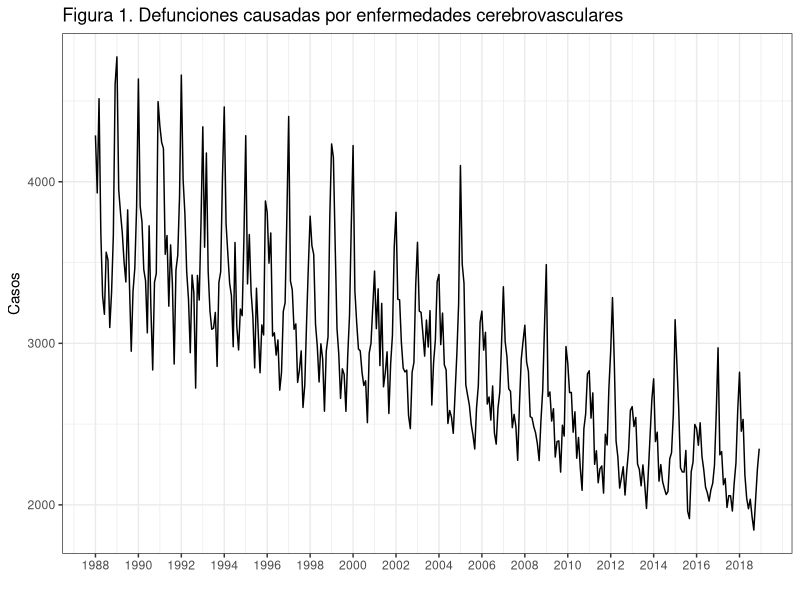
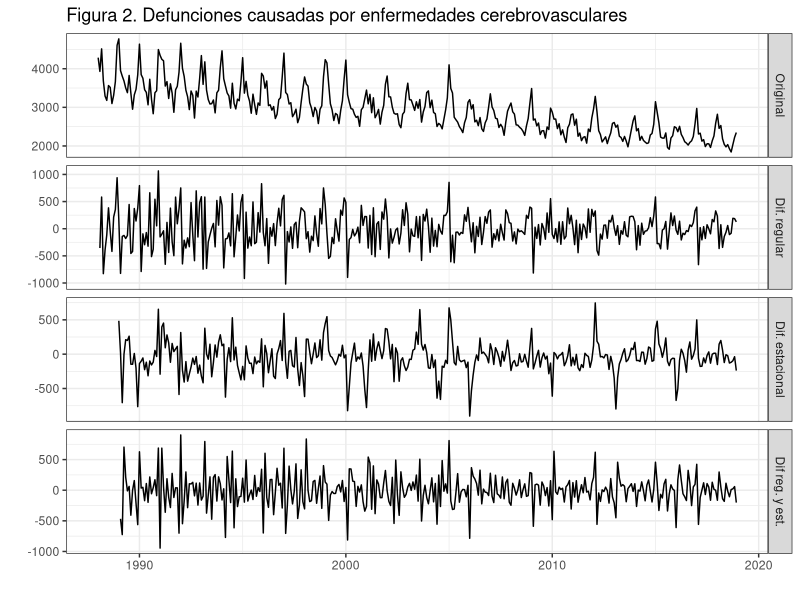
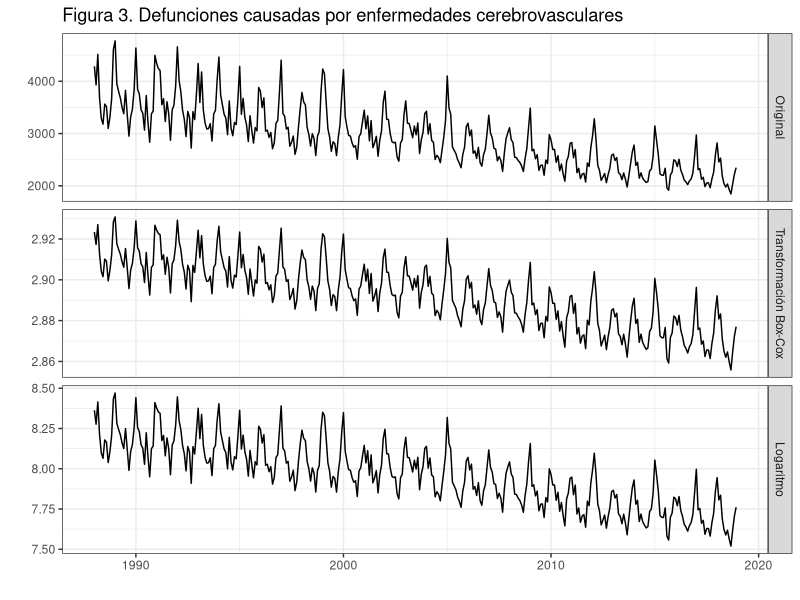
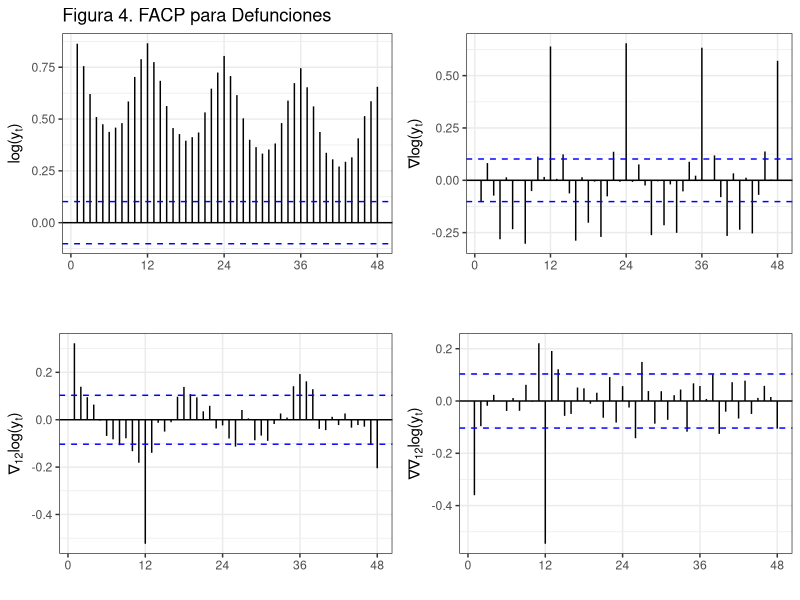
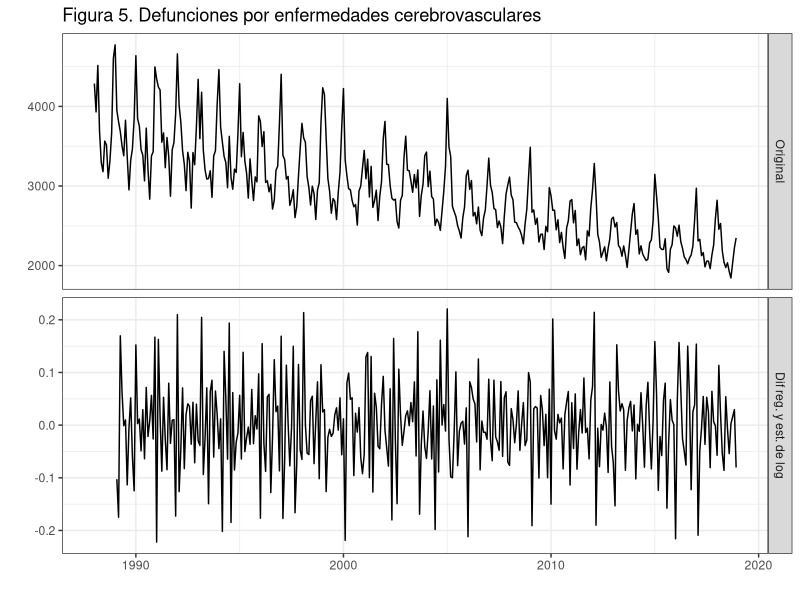
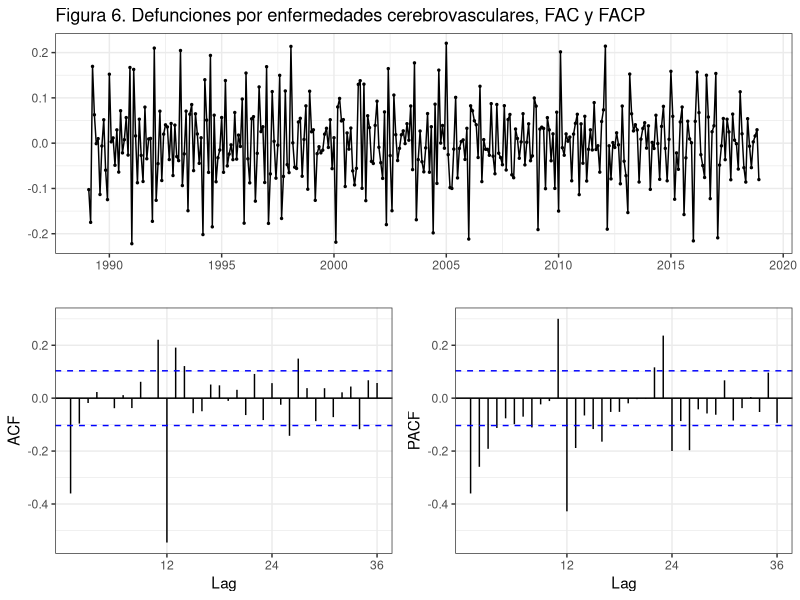
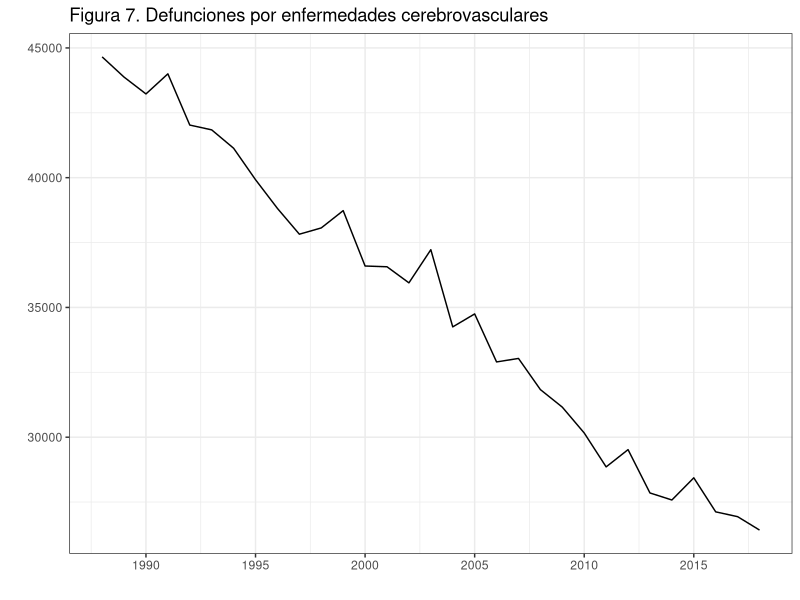

Recreate these plots in R, in order.
## ---- chunk 1
knitr::opts_chunk$set(warning = FALSE, 
                      message = FALSE, 
                      comment = "",
                      fig.align = "center", 
                      fig.show = "hold",
                      fig.height = 4,
                      fig.width = 8,
                      out.width = "80%") 
## ---- chunk 2
options(scipen = 999) #- para quitar la notacion cientifica
## ---- chunk 3
library("RColorBrewer")
library(forecast)
library(ggplot2); theme_set(theme_bw())
library(gridExtra)
library(grid)
library(urca)
## ---- chunk 4
DefEnfCer <- read.csv2("./series/Enfermedades cerebrovasculares.csv", header = TRUE)
DefEnfCer <- ts(DefEnfCer[,2], start = 1980, frequency = 12)
DefEnfCer <- window(DefEnfCer, start = 1988)

autoplot(DefEnfCer,
         xlab = "",
         ylab = "Casos",
         main = "Figura 1. Defunciones causadas por enfermedades cerebrovasculares") +
  scale_x_continuous(breaks= seq(1980, 2018, 2)) 
## ---- chunk 5
series <- cbind("Original" =  DefEnfCer,
                "Dif. regular" = diff(DefEnfCer),
                "Dif. estacional" = diff(DefEnfCer, lag = 12),
                "Dif reg. y est." = diff(diff(DefEnfCer, lag = 12)))
autoplot(series, 
         facets = TRUE,
         xlab = "",
         ylab = "",
         main = "Figura 2. Defunciones causadas por enfermedades cerebrovasculares")
## ---- chunk 6
(nl <- BoxCox.lambda(DefEnfCer))
wDefEnfCer <-BoxCox(DefEnfCer, lambda = nl)
## ---- chunk 7
series <- cbind("Original" = DefEnfCer,
                "Transformación Box-Cox" = wDefEnfCer,
                "Logaritmo" = log(DefEnfCer))
autoplot(series, facets = TRUE,
         xlab = "",
         ylab = "",
         main = "Figura 3. Defunciones causadas por enfermedades cerebrovasculares")
## ---- chunk 8
grid.arrange(
  ggAcf(log(DefEnfCer), lag = 48, main = "Figura 4. FACP para Defunciones", 
        xlab = "", ylab = expression("log("*y[t]*")")),
  ggAcf(diff(log(DefEnfCer)), lag = 48, main = "", xlab = "", ylab = expression(nabla*"log("*y[t]*")")),
  ggAcf(diff(log(DefEnfCer), lag = 12),lag = 48, main = "", xlab = "", ylab = expression(nabla[12]*"log("*y[t]*")")),
  ggAcf(diff(diff(log(DefEnfCer), lag=12)), lag = 48, main = "", xlab = "", ylab = expression(nabla*nabla[12]*"log("*y[t]*")")),
  nrow = 2
)
## ---- chunk 9
series <- cbind("Original" = DefEnfCer,
                "Dif reg. y est. de log" = diff(diff(log(DefEnfCer), lag = 12)))
autoplot(series, facets = TRUE,
         xlab = "",
         ylab = "",
         main = "Figura 5. Defunciones por enfermedades cerebrovasculares")
## ---- chunk 10
ggtsdisplay(diff(diff(log(DefEnfCer)), lag = 12),
            main = "Figura 6. Defunciones por enfermedades cerebrovasculares, FAC y FACP")

## ---- chunk 11
DefEnfCerAnual <- aggregate(DefEnfCer, FUN = sum)

autoplot(DefEnfCerAnual,
         xlab = "",
         ylab = "",
         main = "Figura 7. Defunciones por enfermedades cerebrovasculares") 
## ---- chunk 12
summary(ur.kpss(DefEnfCer, type='tau', lags = 'short'))
summary(ur.kpss(DefEnfCer, type='mu', lags = 'short'))
## ---- chunk 13
summary(ur.kpss(diff(DefEnfCer), type='mu', lags = 'short'))
